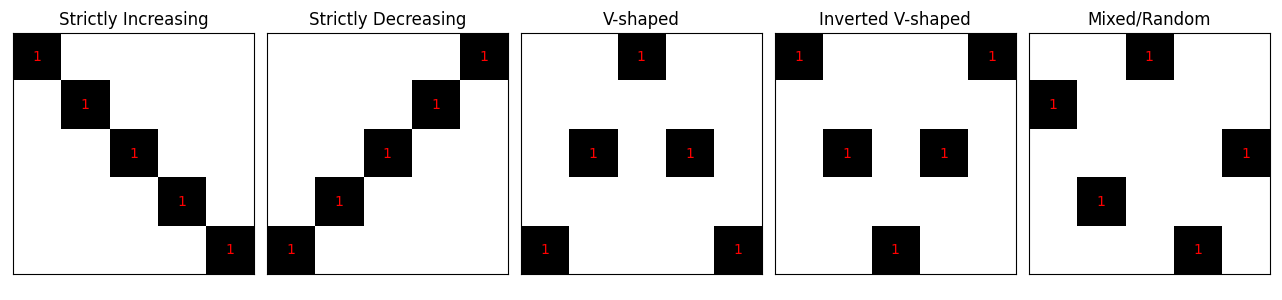

Generate this figure with Python:
import numpy as np
import matplotlib.pyplot as plt

def permutation_matrix_from_order(order):
    """Create a 5x5 permutation matrix from a list of indices (0-based)."""
    mat = np.zeros((5, 5), dtype=int)
    for col, row in enumerate(order):
        mat[row, col] = 1
    return mat

# Define the canonical orders for each class
orders = [
    [0, 1, 2, 3, 4],  # Strictly Increasing
    [4, 3, 2, 1, 0],  # Strictly Decreasing
    [4, 2, 0, 2, 4],  # V-shaped
    [0, 2, 4, 2, 0],  # Inverted V-shaped
    [1, 3, 0, 4, 2],  # Mixed/Random
]

class_names = [
    "Strictly Increasing",
    "Strictly Decreasing",
    "V-shaped",
    "Inverted V-shaped",
    "Mixed/Random"
]

# Generate and plot all 5 classes
fig, axes = plt.subplots(1, 5, figsize=(15, 3))
for i, (order, name) in enumerate(zip(orders, class_names)):
    mat = permutation_matrix_from_order(order)
    axes[i].imshow(mat, cmap='gray_r', vmin=0, vmax=1)
    axes[i].set_title(name)
    axes[i].set_xticks([])
    axes[i].set_yticks([])
    for (x, y), value in np.ndenumerate(mat):
        if value:
            axes[i].text(y, x, '1', ha='center', va='center', color='red')
plt.tight_layout()
plt.show()

# If you want the matrices as numpy arrays for your SNN:
matrices = [permutation_matrix_from_order(order) for order in orders]
